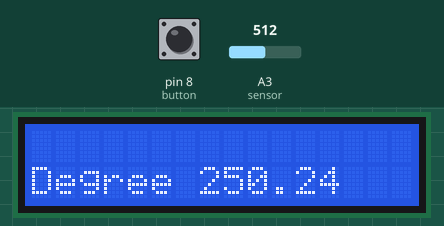
This sketch was run on a simulated Arduino Uno, built with avr-gcc and run on an emulated ATmega328P. Shown: 16×2 character LCD. The test bench sets the inputs (shaded band); at power-on: pin 8 (button) LOW, A3 (sensor) = 512.

Above: at 1.7 s.
1.8 s: pin 8 (button) pulled HIGH for 1.2 s
At 2.78 s:
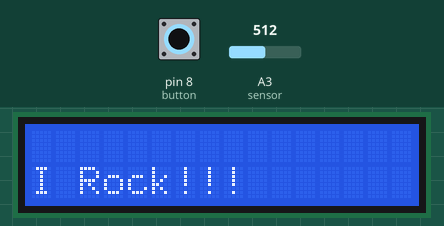
4.5 s: A3 (sensor) set to 716
At 6.1 s:
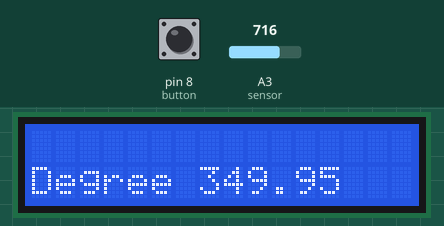
6.5 s: A3 (sensor) set to 900
At 7.8 s:
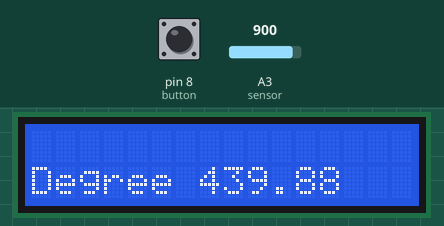
8.5 s: A3 (sensor) set to 1023
At 9.5 s:
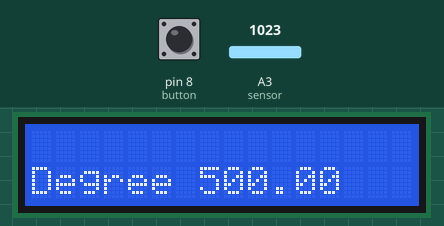
10.5 s: pin 8 (button) pulled HIGH for 3.2 s
At 12.4 s:
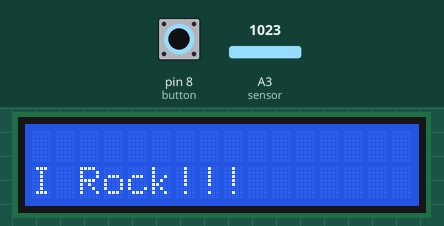
Timing chart, 0 to 13.9 s (numbered marks = the images above; inputs shaded):
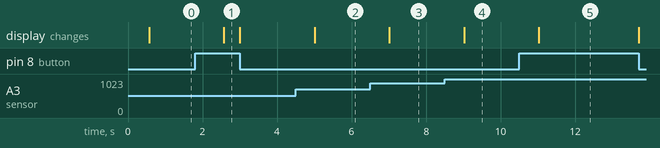

The sketch:

if_else_degre.ino
```cpp
#include <LiquidCrystal.h>
const int button=8;
int buttonState = 0;
LiquidCrystal lcd(12, 11, 5, 4, 3, 2);
const int sensor=A3; // Assigning analog pin A1 to variable 'sensor'
float tempc;  //variable to store temperature in degree Celsius
float tempf;  //variable to store temperature in Fahreinheit
float vout;
void setup() {
pinMode(sensor,INPUT);
  pinMode(button, INPUT);
lcd.begin(16, 2);
delay(500);}
void loop() {
buttonState = digitalRead(button);
if(buttonState == HIGH){
lcd.setCursor(0, 1);
lcd.print("I Rock!!!       ");}
else{
vout=analogRead(sensor);
vout=(vout*500)/1023;
tempc=vout; // Storing value in Degree Celsius
tempf=(vout*1.8)+32; // Converting to Fahrenheit
lcd.setCursor(0,1);
lcd.print("Degree ");
lcd.print(tempc);
delay(1000); }}
```

Measured:
- after the input at 1.8 s, the display: changes after 0.77 s (image 1)
- after the input at 4.5 s, the display: changes after 0.51 s (image 2)
- after the input at 6.5 s, the display: changes after 0.51 s (image 3)
- after the input at 8.5 s, the display: changes after 0.52 s (image 4)
- after the input at 10.5 s, the display: changes after 0.52 s (image 5)
